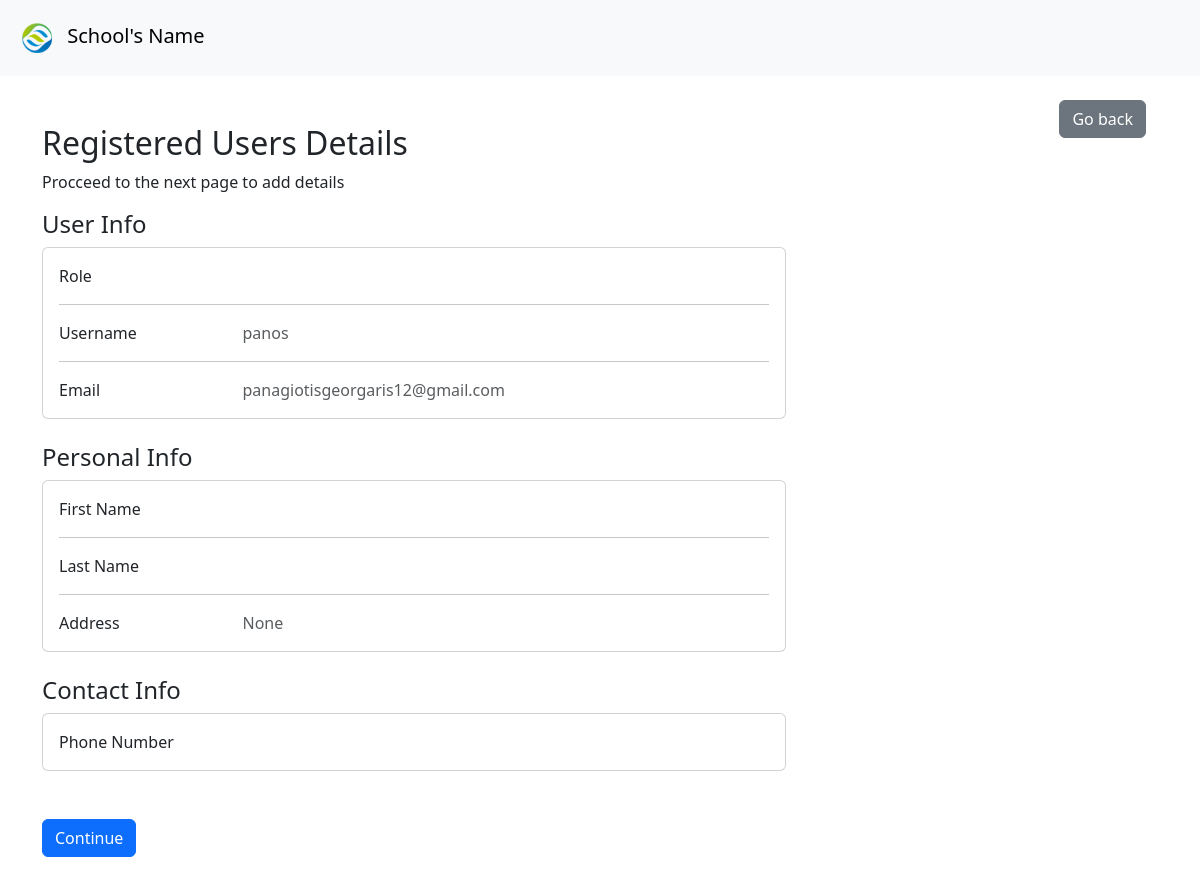
The page /addstudentdata/1 on the database as committed earlier.
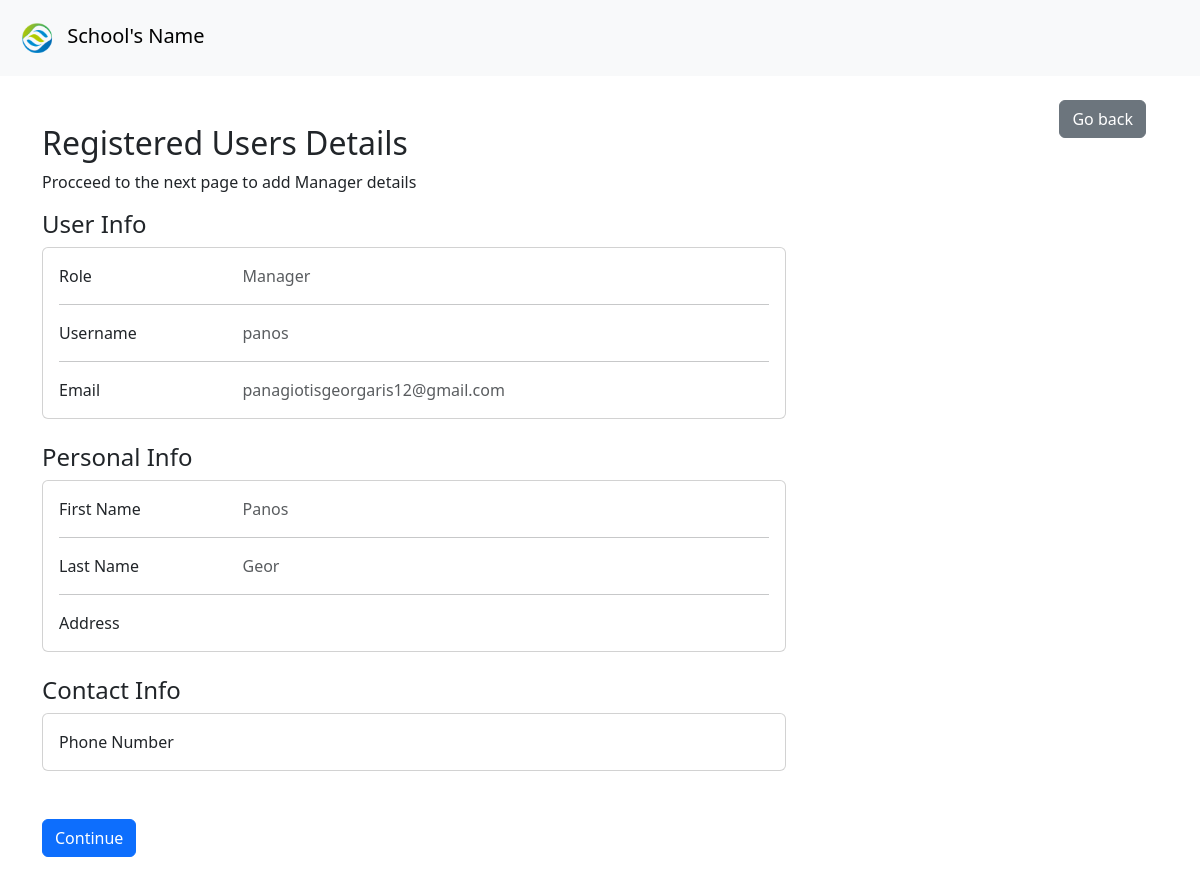
The same page on the database as committed later.
### accounts/models.py (models this page shows)
class SchoolUser(AbstractUser):
  id = models.AutoField(primary_key=True)
  first_name = models.CharField(max_length=100)
  last_name = models.CharField(max_length=100)
  birthdate = models.DateField(blank=True, auto_now_add=False, null=True)
  role = models.CharField(max_length=20, choices={'Teacher':'Teacher', 'Student':'Student', 'Manager':'Manager'})
  phone_number = models.CharField(max_length=10)
  address = models.CharField(max_length=100, null=True)

### accounts/views.py (the view, shortened to what this page needs)
# urls.py: path('addstudentdata/<int:id>', views.AddStudentData, name='Add_Student_Data'),
def AddStudentData(request, id):
  user = get_object_or_404(SchoolUser, id=id)
  return render(request, 'userDataRegister/user_data.html', {'user':user})

### accounts/templates/userDataRegister/user_data.html (shortened to what this page needs)
{% extends 'baseAcc.html' %}
{% block content %}
<div class="container p-4">
  <button onclick="history.go(-1); return false;" class="btn btn-secondary float-end">Go back</button>
</div>
<div class="container">
  <h2 class="w-75">Registered Users Details</h2>
  <p>Procceed to the next page to add {{user.role}} details</p>
  <form method="POST">
    <div class="mb-3 col-lg-8">
      <h4>User Info</h4>
      <div class="card mb-4">
        <div class="card-body">
          <div class="row">
            <div class="col-sm-3">
              <p class="mb-0">Role</p>
            </div>
            <div class="col-sm-9">
              <p class="text-muted mb-0">{{user.role}}</p>
            </div>
          </div>
          <hr>
          <div class="row">
            <div class="col-sm-3">
              <p class="mb-0">Username</p>
            </div>
            <div class="col-sm-9">
              <p class="text-muted mb-0">{{user.username}}</p>
            </div>
          </div>
          <hr>
          <div class="row">
            <div class="col-sm-3">
              <p class="mb-0">Email</p>
            </div>
            <div class="col-sm-9">
              <p class="text-muted mb-0">{{user.email}}</p>
            </div>
          </div>
        </div>
      </div>
    </div>
  <div class="col-lg-8">
    <h4>Personal Info</h4>
      <div class="card mb-4">
        <div class="card-body">
          <div class="row">
            <div class="col-sm-3">
              <p class="mb-0">First Name</p>
            </div>
            <div class="col-sm-9">
              <p class="text-muted mb-0">{{user.first_name}}</p>
            </div>
          </div>
          <hr>
          <div class="row">
            <div class="col-sm-3">
              <p class="mb-0">Last Name</p>
            </div>
            <div class="col-sm-9">
              <p class="text-muted mb-0">{{user.last_name}}</p>
            </div>
          </div>
          <hr>
          <div class="row">
            <div class="col-sm-3">
              <p class="mb-0">Address</p>
            </div>
            <div class="col-sm-9">
              <p class="text-muted mb-0">{{user.address}}</p>
            </div>
          </div>
        </div>
      </div>
    </div>
    <div class="col-lg-8">
      <h4>Contact Info</h4>
      <div class="card mb-4">
        <div class="card-body">
          <div class="row">
            <div class="col-sm-3">
              <p class="mb-0">Phone Number</p>
            </div>
            <div class="col-sm-9">
            </div>
          </div>
        </div>
      </div>
    </div>
    <div class="mb-3 w-75">
      <br>
      <button type="submit" class="btn btn-primary">Continue</button>
    </div>
  </form>
</div>
{%endblock%}

Rows that differ between the two databases and show on the page:
changed SchoolUser "panos": role (not shown) → "Manager"; first_name (not shown) → "Panos"; last_name (not shown) → "Geor"; address "None" → (not shown)
